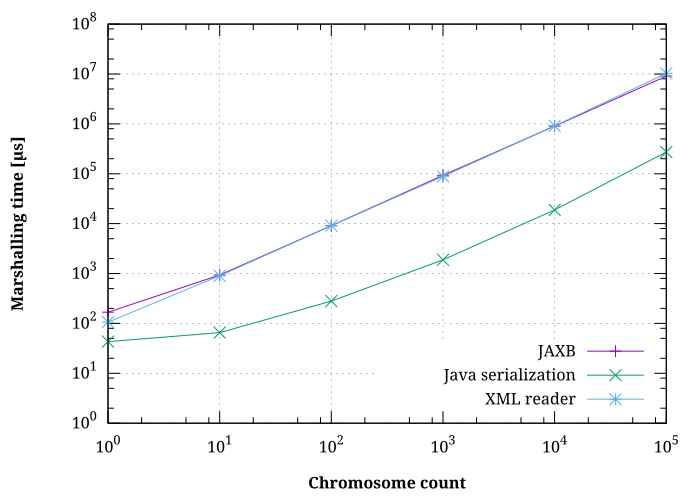

Write the gnuplot code that produced this figure.
################################################################################
# Parameters
# * data - the data file
# * output - the output file
################################################################################

################################################################################
# Output definition
################################################################################
set terminal svg size 700, 500 fname "Serif" fsize 16
set output 'genotype_read_perf.svg'

################################################################################
# Main graph
################################################################################

set multiplot
set grid
set logscale x
set logscale y
set yrange[1:]
set format y "   10^{%L}"
set key right bottom
set style fill empty

set bmargin
set origin 0.0, 0.0
set tmargin 1
set format x "10^{%L}"
set ylabel "{/:Bold Marshalling time [µs]}"
set xlabel "{/:Bold Chromosome count}"

plot 'genotype_read_perf.dat' using 1:2 with linespoints ls 1 title 'JAXB', \
		'' using 1:4 with linespoints ls 2 title 'Java serialization', \
		'' using 1:6 with linespoints ls 3 title 'XML reader'
